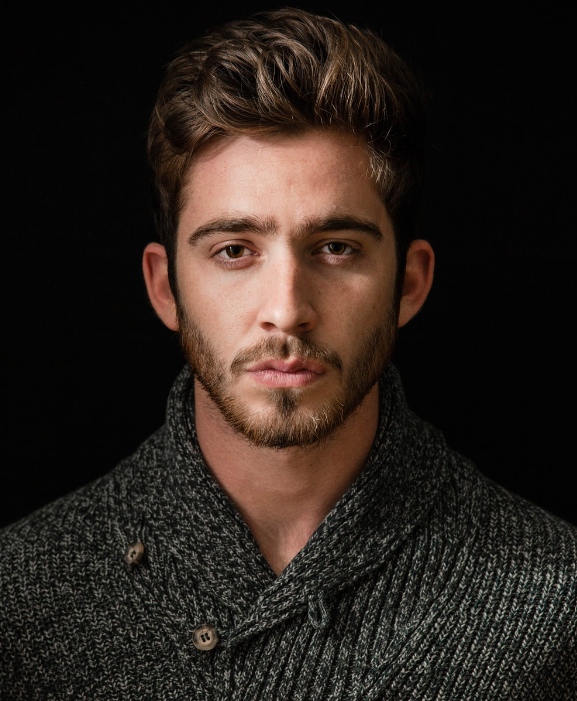
#> input picture Python mini Project/1122.png, 577 x 701 px
$ python test.py
#> lines starting #> are read from the running program, lines starting #| are printed output that depends on the picture; after the words box and inside, x2 and y2 are one past the last pixel; in counts of white or black regions, pixels touching at a corner belong together

# importing libraries
import cv2
import numpy as np

# reading image
img = cv2.imread("1122.png")
#> img is the input picture: shape (701, 577, 3); mean B, G, R 29.1, 34.8, 44.1


# Edges
gray = cv2.cvtColor(img, cv2.COLOR_BGR2GRAY)
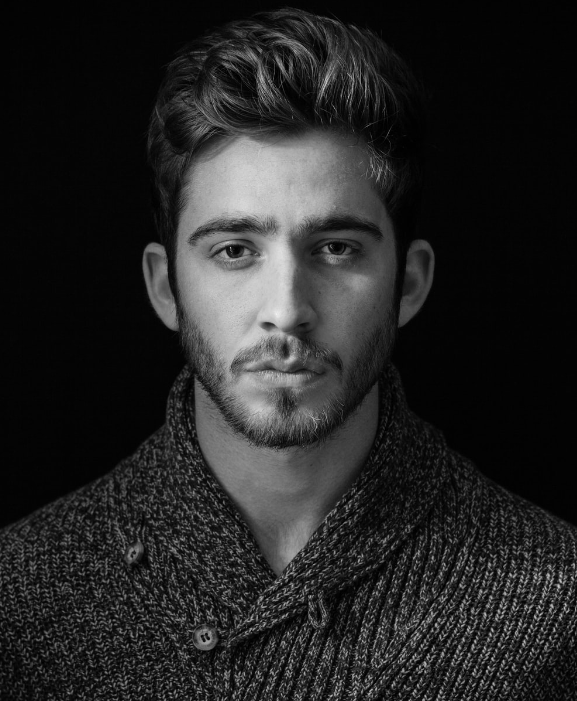
#> gray: shape (701, 577); min 0, max 241, mean 36.9
gray = cv2.medianBlur (gray, 5)
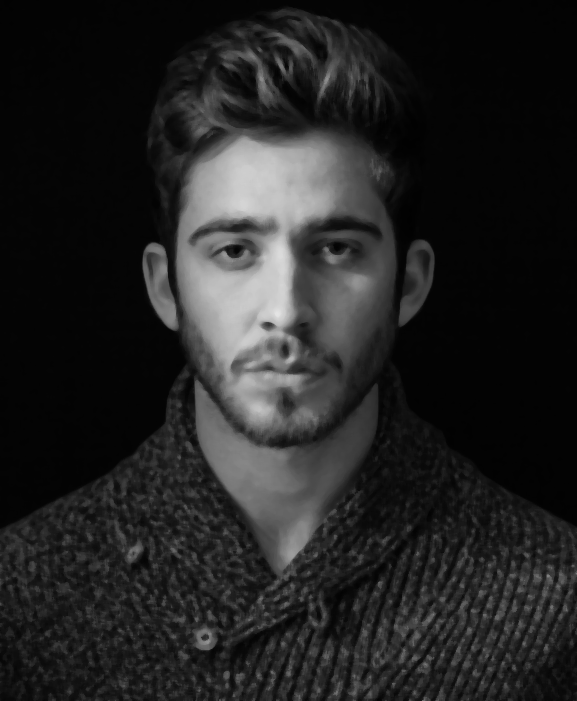
#> gray: shape (701, 577); min 1, max 228, mean 35.1

edges = cv2.adaptiveThreshold(gray, 255, cv2.ADAPTIVE_THRESH_MEAN_C,cv2.THRESH_BINARY, 9, 9)
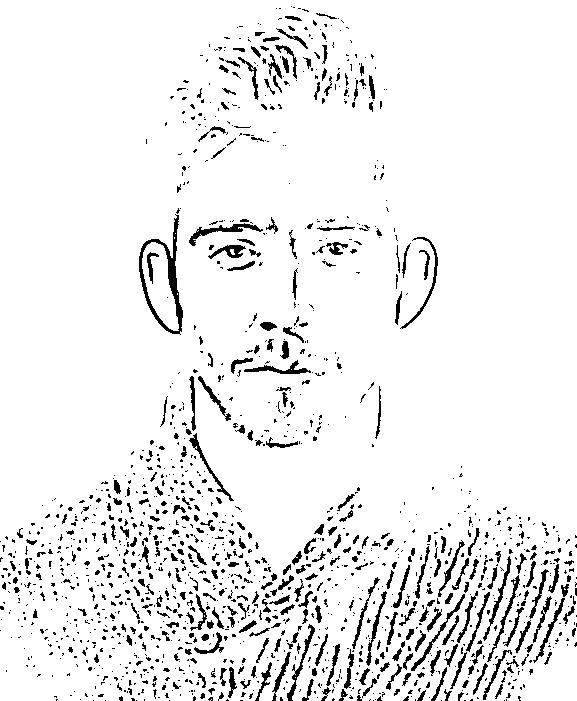
#> edges: shape (701, 577); 93.2% white; 1502 black regions (1181 under 20 px), largest, box (x1, y1, x2, y2) and area: (139, 214, 183, 335) 1092, (189, 223, 263, 246) 400, (287, 624, 315, 701) 322


# Cartoonization
color = cv2.bilateralFilter(img, 9, 250, 250)
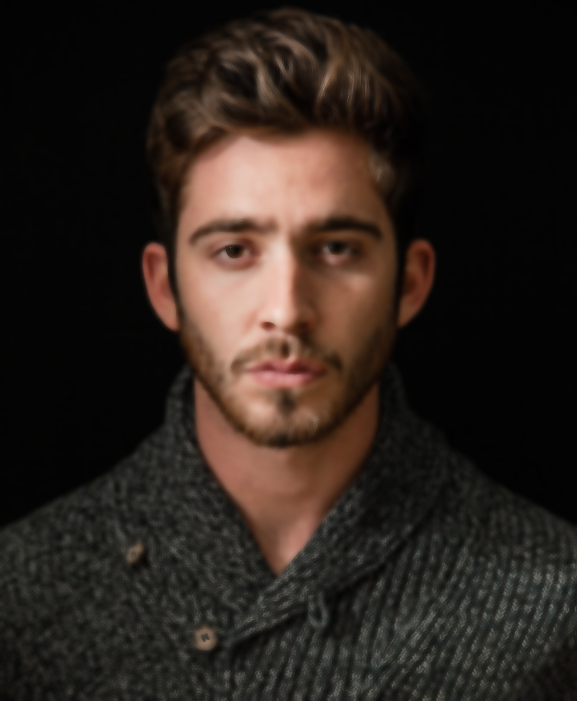
#> color: shape (701, 577, 3); mean B, G, R 28.8, 34.5, 43.8
cartoon = cv2.bitwise_and (color, color, mask=edges)
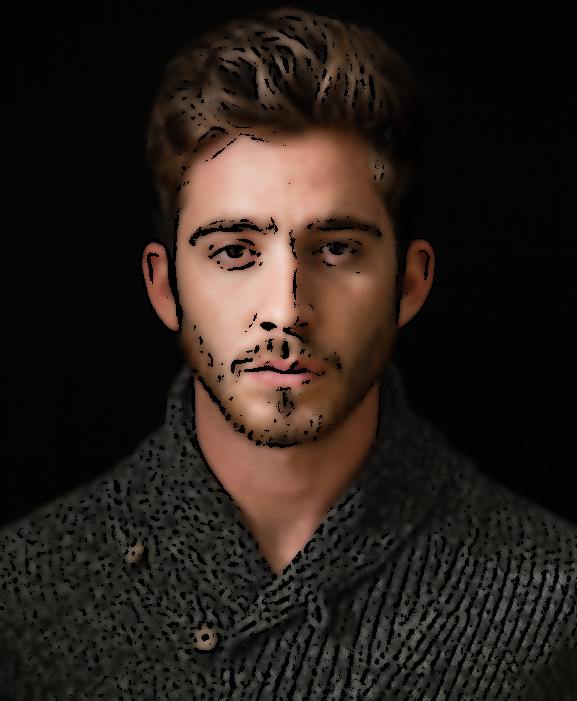
#> cartoon: shape (701, 577, 3); mean B, G, R 26.6, 31.9, 40.7

# cv2.imshow("Image", img)
# cv2.imshow("edges", edges)
cv2.imshow("Cartoon", cartoon)
cv2.waitKey(0)
cv2.destroyAllWindows()

$ run again, with Python mini Project/12.png copied over Python mini Project/1122.png
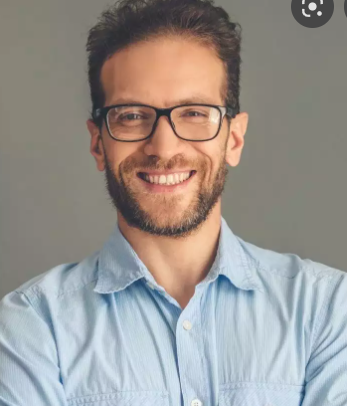
#> input picture Python mini Project/12.png, 347 x 406 px
#> img is the input picture: shape (406, 347, 3); mean B, G, R 144.9, 148.9, 153.8
#> `edges = cv2.adaptiveThreshold(gray, 255, cv2.ADAPTIVE_THRESH_MEAN_C,cv..`:
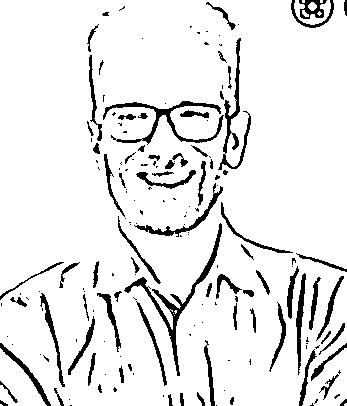
#> edges: shape (406, 347); 91% white; 172 black regions (96 under 20 px), largest, box (x1, y1, x2, y2) and area: (124, 223, 222, 376) 1243, (103, 101, 224, 145) 997, (218, 38, 251, 170) 795
#> `cartoon = cv2.bitwise_and (color, color, mask=edges)`:
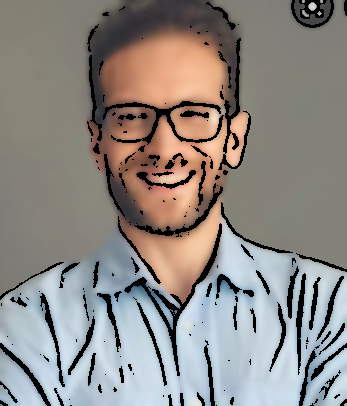
#> cartoon: shape (406, 347, 3); mean B, G, R 132.7, 136.9, 141.8

$ run again, with Python mini Project/rohit.jpg saved as Python mini Project/1122.png
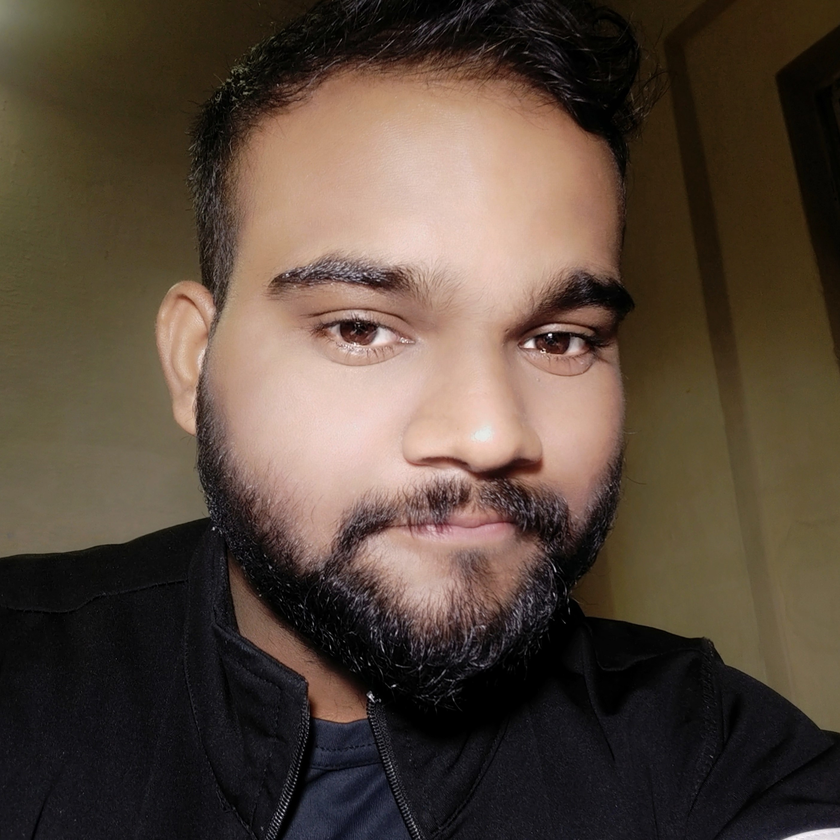
#> input picture Python mini Project/rohit.jpg, 840 x 840 px, shrunk from 2806 x 2806 before the run
#> img is the input picture: shape (840, 840, 3); mean B, G, R 58.8, 71.1, 86.2
#> `edges = cv2.adaptiveThreshold(gray, 255, cv2.ADAPTIVE_THRESH_MEAN_C,cv..`:
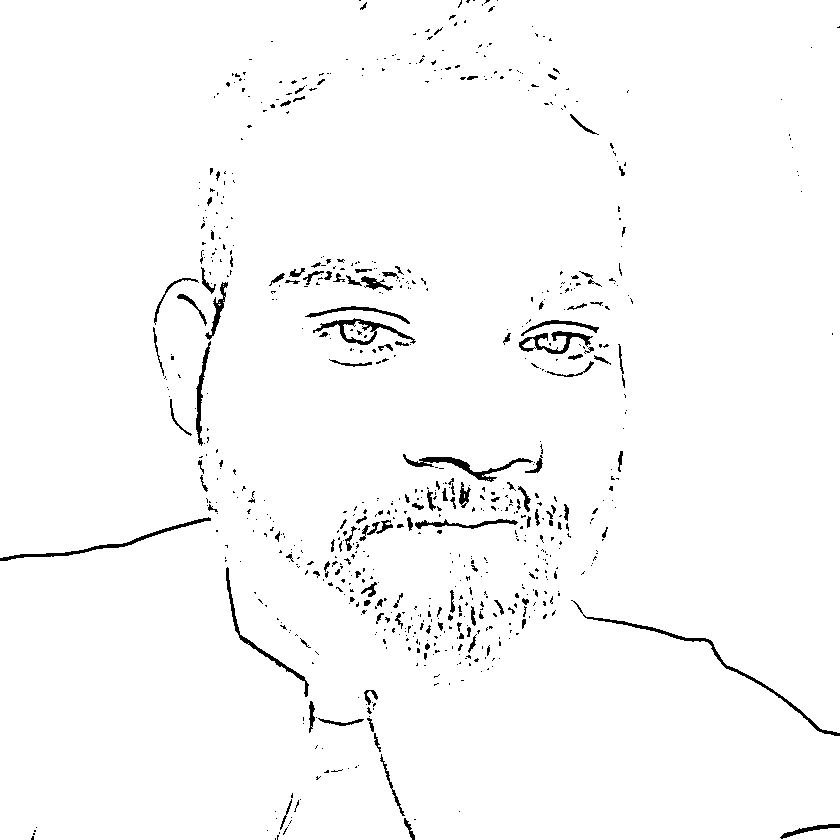
#> edges: shape (840, 840); 97.9% white; 754 black regions (620 under 20 px), largest, box (x1, y1, x2, y2) and area: (571, 600, 840, 736) 943, (0, 517, 211, 561) 735, (403, 454, 533, 482) 724
#> `cartoon = cv2.bitwise_and (color, color, mask=edges)`:
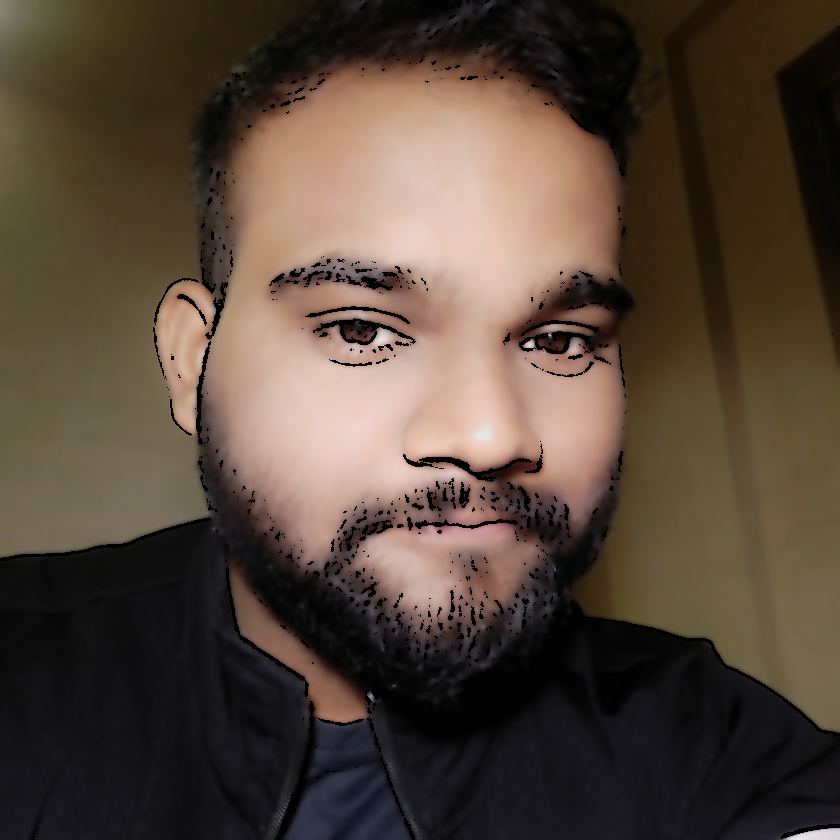
#> cartoon: shape (840, 840, 3); mean B, G, R 57.6, 69.8, 84.5
